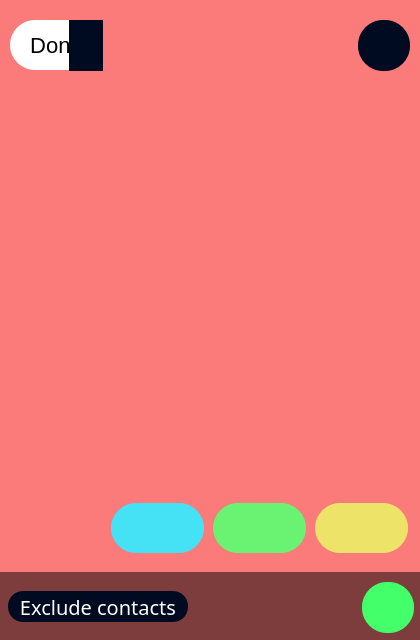
<?xml version="1.0" encoding="UTF-8"?>
<ui version="4.0">
 <class>AddStoryPage</class>
 <widget class="QDialog" name="AddStoryPage">
  <property name="geometry">
   <rect>
    <x>0</x>
    <y>0</y>
    <width>420</width>
    <height>640</height>
   </rect>
  </property>
  <property name="windowTitle">
   <string>MainWindow</string>
  </property>
  <property name="styleSheet">
   <string notr="true">background-color: rgb(255, 255, 255);</string>
  </property>
  <widget class="QStackedWidget" name="addStoryWindow">
   <property name="geometry">
    <rect>
     <x>0</x>
     <y>0</y>
     <width>420</width>
     <height>640</height>
    </rect>
   </property>
   <property name="frameShape">
    <enum>QFrame::Shape::NoFrame</enum>
   </property>
   <property name="currentIndex">
    <number>1</number>
   </property>
   <widget class="QWidget" name="mainPage">
    <widget class="QWidget" name="centralwidget" native="true">
     <property name="geometry">
      <rect>
       <x>0</x>
       <y>0</y>
       <width>420</width>
       <height>641</height>
      </rect>
     </property>
     <widget class="QWidget" name="widget" native="true">
      <property name="geometry">
       <rect>
        <x>0</x>
        <y>7</y>
        <width>420</width>
        <height>91</height>
       </rect>
      </property>
      <property name="sizePolicy">
       <sizepolicy hsizetype="Fixed" vsizetype="Fixed">
        <horstretch>0</horstretch>
        <verstretch>0</verstretch>
       </sizepolicy>
      </property>
      <layout class="QHBoxLayout" name="horizontalLayout">
       <property name="spacing">
        <number>28</number>
       </property>
       <item>
        <widget class="QToolButton" name="textChoice">
         <property name="minimumSize">
          <size>
           <width>0</width>
           <height>0</height>
          </size>
         </property>
         <property name="maximumSize">
          <size>
           <width>150</width>
           <height>96</height>
          </size>
         </property>
         <property name="cursor">
          <cursorShape>PointingHandCursor</cursorShape>
         </property>
         <property name="autoFillBackground">
          <bool>false</bool>
         </property>
         <property name="styleSheet">
          <string notr="true">QToolButton {
	font: 52pt &quot;Bell MT&quot;;
    background-color: #EAF3EB;
    border: 2px solid;
    border-radius: 25px;
    padding: 10px;
    font-size: 22px;
    color: black;
}
</string>
         </property>
         <property name="text">
          <string>Text</string>
         </property>
         <property name="icon">
          <iconset resource="../../assets.qrc">
           <normaloff>:/icons/T.png</normaloff>:/icons/T.png</iconset>
         </property>
         <property name="iconSize">
          <size>
           <width>20</width>
           <height>20</height>
          </size>
         </property>
         <property name="toolButtonStyle">
          <enum>Qt::ToolButtonStyle::ToolButtonTextUnderIcon</enum>
         </property>
        </widget>
       </item>
       <item>
        <widget class="QToolButton" name="mediaChoice">
         <property name="minimumSize">
          <size>
           <width>0</width>
           <height>0</height>
          </size>
         </property>
         <property name="maximumSize">
          <size>
           <width>150</width>
           <height>96</height>
          </size>
         </property>
         <property name="cursor">
          <cursorShape>PointingHandCursor</cursorShape>
         </property>
         <property name="styleSheet">
          <string notr="true">QToolButton {
	font: 52pt &quot;Bell MT&quot;;
    background-color: #EAF3EB;
    border: 2px solid;
    border-radius: 25px;
    padding: 10px;
    font-size: 22px;
    color: black;
}
</string>
         </property>
         <property name="text">
          <string>Media</string>
         </property>
         <property name="icon">
          <iconset resource="../../assets.qrc">
           <normaloff>:/icons/black-color-palette.png</normaloff>:/icons/black-color-palette.png</iconset>
         </property>
         <property name="iconSize">
          <size>
           <width>25</width>
           <height>25</height>
          </size>
         </property>
         <property name="toolButtonStyle">
          <enum>Qt::ToolButtonStyle::ToolButtonTextUnderIcon</enum>
         </property>
        </widget>
       </item>
      </layout>
     </widget>
     <widget class="QLabel" name="label">
      <property name="geometry">
       <rect>
        <x>140</x>
        <y>220</y>
        <width>150</width>
        <height>150</height>
       </rect>
      </property>
      <property name="text">
       <string/>
      </property>
      <property name="pixmap">
       <pixmap resource="../../assets.qrc">:/icons/art.png</pixmap>
      </property>
      <property name="scaledContents">
       <bool>true</bool>
      </property>
      <property name="alignment">
       <set>Qt::AlignmentFlag::AlignCenter</set>
      </property>
      <property name="textInteractionFlags">
       <set>Qt::TextInteractionFlag::LinksAccessibleByMouse</set>
      </property>
     </widget>
     <widget class="QLabel" name="label_2">
      <property name="geometry">
       <rect>
        <x>0</x>
        <y>381</y>
        <width>420</width>
        <height>48</height>
       </rect>
      </property>
      <property name="font">
       <font>
        <family>Bell MT</family>
        <pointsize>35</pointsize>
        <bold>false</bold>
       </font>
      </property>
      <property name="styleSheet">
       <string notr="true">color: rgb(173, 173, 173);</string>
      </property>
      <property name="text">
       <string>Create and express</string>
      </property>
      <property name="scaledContents">
       <bool>false</bool>
      </property>
      <property name="alignment">
       <set>Qt::AlignmentFlag::AlignCenter</set>
      </property>
     </widget>
    </widget>
   </widget>
   <widget class="QWidget" name="textPage">
    <widget class="QWidget" name="colorPalette" native="true">
     <property name="geometry">
      <rect>
       <x>0</x>
       <y>498</y>
       <width>420</width>
       <height>61</height>
      </rect>
     </property>
     <property name="styleSheet">
      <string notr="true">background-color: transparent;</string>
     </property>
     <layout class="QHBoxLayout" name="horizontalLayout_4">
      <property name="spacing">
       <number>0</number>
      </property>
      <property name="leftMargin">
       <number>0</number>
      </property>
      <property name="topMargin">
       <number>0</number>
      </property>
      <property name="rightMargin">
       <number>0</number>
      </property>
      <property name="bottomMargin">
       <number>0</number>
      </property>
      <item>
       <widget class="QPushButton" name="redButton">
        <property name="sizePolicy">
         <sizepolicy hsizetype="Minimum" vsizetype="Minimum">
          <horstretch>0</horstretch>
          <verstretch>0</verstretch>
         </sizepolicy>
        </property>
        <property name="minimumSize">
         <size>
          <width>93</width>
          <height>50</height>
         </size>
        </property>
        <property name="maximumSize">
         <size>
          <width>93</width>
          <height>50</height>
         </size>
        </property>
        <property name="cursor">
         <cursorShape>PointingHandCursor</cursorShape>
        </property>
        <property name="autoFillBackground">
         <bool>false</bool>
        </property>
        <property name="styleSheet">
         <string notr="true">QPushButton {
    background-color: #FB7A7A;
    border: 0px solid #FFFFFF;
    border-radius: 25px;
}
</string>
        </property>
        <property name="text">
         <string/>
        </property>
        <property name="iconSize">
         <size>
          <width>20</width>
          <height>20</height>
         </size>
        </property>
       </widget>
      </item>
      <item>
       <widget class="QPushButton" name="blueButton">
        <property name="sizePolicy">
         <sizepolicy hsizetype="Minimum" vsizetype="Minimum">
          <horstretch>0</horstretch>
          <verstretch>0</verstretch>
         </sizepolicy>
        </property>
        <property name="minimumSize">
         <size>
          <width>93</width>
          <height>50</height>
         </size>
        </property>
        <property name="maximumSize">
         <size>
          <width>93</width>
          <height>50</height>
         </size>
        </property>
        <property name="cursor">
         <cursorShape>PointingHandCursor</cursorShape>
        </property>
        <property name="autoFillBackground">
         <bool>false</bool>
        </property>
        <property name="styleSheet">
         <string notr="true">QPushButton {
    background-color: #44E2F4;
    border: 0px solid #FFFFFF;
    border-radius: 25px;
}
</string>
        </property>
        <property name="text">
         <string/>
        </property>
        <property name="iconSize">
         <size>
          <width>20</width>
          <height>20</height>
         </size>
        </property>
       </widget>
      </item>
      <item>
       <widget class="QPushButton" name="greenButton">
        <property name="sizePolicy">
         <sizepolicy hsizetype="Minimum" vsizetype="Minimum">
          <horstretch>0</horstretch>
          <verstretch>0</verstretch>
         </sizepolicy>
        </property>
        <property name="minimumSize">
         <size>
          <width>93</width>
          <height>50</height>
         </size>
        </property>
        <property name="maximumSize">
         <size>
          <width>93</width>
          <height>50</height>
         </size>
        </property>
        <property name="cursor">
         <cursorShape>PointingHandCursor</cursorShape>
        </property>
        <property name="autoFillBackground">
         <bool>false</bool>
        </property>
        <property name="styleSheet">
         <string notr="true">QPushButton {
    background-color: #6AF273;
    border: 0px solid #FFFFFF;
    border-radius: 25px;
}
</string>
        </property>
        <property name="text">
         <string/>
        </property>
        <property name="iconSize">
         <size>
          <width>20</width>
          <height>20</height>
         </size>
        </property>
       </widget>
      </item>
      <item>
       <widget class="QPushButton" name="yellowButton">
        <property name="sizePolicy">
         <sizepolicy hsizetype="Minimum" vsizetype="Minimum">
          <horstretch>0</horstretch>
          <verstretch>0</verstretch>
         </sizepolicy>
        </property>
        <property name="minimumSize">
         <size>
          <width>93</width>
          <height>50</height>
         </size>
        </property>
        <property name="maximumSize">
         <size>
          <width>93</width>
          <height>50</height>
         </size>
        </property>
        <property name="cursor">
         <cursorShape>PointingHandCursor</cursorShape>
        </property>
        <property name="autoFillBackground">
         <bool>false</bool>
        </property>
        <property name="styleSheet">
         <string notr="true">QPushButton {
    background-color: #EEE369;
    border: 0px solid #FFFFFF;
    border-radius: 25px;
}
</string>
        </property>
        <property name="text">
         <string/>
        </property>
        <property name="iconSize">
         <size>
          <width>20</width>
          <height>20</height>
         </size>
        </property>
       </widget>
      </item>
     </layout>
     <zorder>redButton</zorder>
     <zorder>greenButton</zorder>
     <zorder>yellowButton</zorder>
     <zorder>blueButton</zorder>
    </widget>
    <widget class="QWidget" name="lowerButtonsHbox" native="true">
     <property name="geometry">
      <rect>
       <x>0</x>
       <y>572</y>
       <width>420</width>
       <height>68</height>
      </rect>
     </property>
     <property name="styleSheet">
      <string notr="true">background-color: rgba(0, 0, 0, 128);</string>
     </property>
     <layout class="QHBoxLayout" name="horizontalLayout_13">
      <property name="spacing">
       <number>162</number>
      </property>
     </layout>
    </widget>
    <widget class="QToolButton" name="publishButton">
     <property name="geometry">
      <rect>
       <x>362</x>
       <y>582</y>
       <width>52</width>
       <height>51</height>
      </rect>
     </property>
     <property name="minimumSize">
      <size>
       <width>34</width>
       <height>24</height>
      </size>
     </property>
     <property name="maximumSize">
      <size>
       <width>52</width>
       <height>51</height>
      </size>
     </property>
     <property name="cursor">
      <cursorShape>PointingHandCursor</cursorShape>
     </property>
     <property name="autoFillBackground">
      <bool>false</bool>
     </property>
     <property name="styleSheet">
      <string notr="true">QToolButton {
	background-color: rgba(67, 255, 105, 255);
    border: none;
    border-radius: 25px;
}
</string>
     </property>
     <property name="text">
      <string/>
     </property>
     <property name="icon">
      <iconset resource="../../assets.qrc">
       <normaloff>:/icons/blackSend.png</normaloff>:/icons/blackSend.png</iconset>
     </property>
     <property name="iconSize">
      <size>
       <width>20</width>
       <height>20</height>
      </size>
     </property>
     <property name="toolButtonStyle">
      <enum>Qt::ToolButtonStyle::ToolButtonIconOnly</enum>
     </property>
    </widget>
    <widget class="QToolButton" name="excludeContacts">
     <property name="geometry">
      <rect>
       <x>8</x>
       <y>591</y>
       <width>180</width>
       <height>31</height>
      </rect>
     </property>
     <property name="sizePolicy">
      <sizepolicy hsizetype="Minimum" vsizetype="Minimum">
       <horstretch>0</horstretch>
       <verstretch>0</verstretch>
      </sizepolicy>
     </property>
     <property name="minimumSize">
      <size>
       <width>0</width>
       <height>0</height>
      </size>
     </property>
     <property name="maximumSize">
      <size>
       <width>180</width>
       <height>31</height>
      </size>
     </property>
     <property name="font">
      <font>
       <family>Product Sans Medium</family>
       <pointsize>-1</pointsize>
       <italic>false</italic>
       <fontweight>Medium</fontweight>
      </font>
     </property>
     <property name="cursor">
      <cursorShape>PointingHandCursor</cursorShape>
     </property>
     <property name="autoFillBackground">
      <bool>false</bool>
     </property>
     <property name="styleSheet">
      <string notr="true">QToolButton {
	background-color: rgb(0, 10, 33);
	font: 500 5pt &quot;Product Sans Medium&quot;;
    border: none;
    border-radius: 15px;
    font-size: 20px;
    color: white;
}
</string>
     </property>
     <property name="text">
      <string>Exclude contacts</string>
     </property>
     <property name="iconSize">
      <size>
       <width>20</width>
       <height>20</height>
      </size>
     </property>
     <property name="toolButtonStyle">
      <enum>Qt::ToolButtonStyle::ToolButtonTextUnderIcon</enum>
     </property>
    </widget>
    <widget class="QWidget" name="screen" native="true">
     <property name="geometry">
      <rect>
       <x>0</x>
       <y>0</y>
       <width>420</width>
       <height>731</height>
      </rect>
     </property>
     <layout class="QVBoxLayout" name="verticalLayout_3">
      <property name="spacing">
       <number>0</number>
      </property>
      <property name="leftMargin">
       <number>0</number>
      </property>
      <property name="topMargin">
       <number>0</number>
      </property>
      <property name="rightMargin">
       <number>0</number>
      </property>
      <property name="bottomMargin">
       <number>0</number>
      </property>
      <item>
       <widget class="QWidget" name="buttonsHbox" native="true">
        <property name="sizePolicy">
         <sizepolicy hsizetype="Expanding" vsizetype="Fixed">
          <horstretch>0</horstretch>
          <verstretch>0</verstretch>
         </sizepolicy>
        </property>
        <property name="minimumSize">
         <size>
          <width>420</width>
          <height>91</height>
         </size>
        </property>
        <property name="maximumSize">
         <size>
          <width>420</width>
          <height>91</height>
         </size>
        </property>
        <property name="styleSheet">
         <string notr="true">background-color: #FB7A7A;</string>
        </property>
        <layout class="QHBoxLayout" name="horizontalLayout_6">
         <property name="spacing">
          <number>245</number>
         </property>
         <property name="leftMargin">
          <number>0</number>
         </property>
         <property name="topMargin">
          <number>0</number>
         </property>
         <property name="rightMargin">
          <number>0</number>
         </property>
         <property name="bottomMargin">
          <number>0</number>
         </property>
         <item>
          <widget class="QWidget" name="doneAndExit" native="true">
           <property name="sizePolicy">
            <sizepolicy hsizetype="Minimum" vsizetype="Expanding">
             <horstretch>0</horstretch>
             <verstretch>0</verstretch>
            </sizepolicy>
           </property>
           <property name="minimumSize">
            <size>
             <width>0</width>
             <height>91</height>
            </size>
           </property>
           <property name="maximumSize">
            <size>
             <width>93</width>
             <height>91</height>
            </size>
           </property>
           <property name="layoutDirection">
            <enum>Qt::LayoutDirection::LeftToRight</enum>
           </property>
           <property name="styleSheet">
            <string notr="true">background-color: #FB7A7A;</string>
           </property>
           <layout class="QHBoxLayout" name="horizontalLayout_14">
            <property name="spacing">
             <number>0</number>
            </property>
            <property name="leftMargin">
             <number>0</number>
            </property>
            <property name="topMargin">
             <number>0</number>
            </property>
            <property name="rightMargin">
             <number>0</number>
            </property>
            <property name="bottomMargin">
             <number>0</number>
            </property>
            <item>
             <widget class="QToolButton" name="doneButton">
              <property name="sizePolicy">
               <sizepolicy hsizetype="Minimum" vsizetype="Minimum">
                <horstretch>0</horstretch>
                <verstretch>0</verstretch>
               </sizepolicy>
              </property>
              <property name="minimumSize">
               <size>
                <width>93</width>
                <height>50</height>
               </size>
              </property>
              <property name="maximumSize">
               <size>
                <width>93</width>
                <height>50</height>
               </size>
              </property>
              <property name="cursor">
               <cursorShape>PointingHandCursor</cursorShape>
              </property>
              <property name="autoFillBackground">
               <bool>false</bool>
              </property>
              <property name="styleSheet">
               <string notr="true">QToolButton {
	font: 500 9pt &quot;Product Sans Medium&quot;;
    background-color: #FFF;
    border: none;
    border-radius: 25px;
    font-size: 22px;
    color: black;
}
</string>
              </property>
              <property name="text">
               <string>Done</string>
              </property>
              <property name="iconSize">
               <size>
                <width>20</width>
                <height>20</height>
               </size>
              </property>
              <property name="toolButtonStyle">
               <enum>Qt::ToolButtonStyle::ToolButtonTextUnderIcon</enum>
              </property>
             </widget>
            </item>
            <item>
             <widget class="QToolButton" name="closeButton">
              <property name="minimumSize">
               <size>
                <width>34</width>
                <height>24</height>
               </size>
              </property>
              <property name="maximumSize">
               <size>
                <width>52</width>
                <height>51</height>
               </size>
              </property>
              <property name="cursor">
               <cursorShape>PointingHandCursor</cursorShape>
              </property>
              <property name="layoutDirection">
               <enum>Qt::LayoutDirection::LeftToRight</enum>
              </property>
              <property name="autoFillBackground">
               <bool>false</bool>
              </property>
              <property name="styleSheet">
               <string notr="true">QToolButton {
	background-color: rgb(0, 10, 33);
    border: none;
    border-radius: 25px;
}
</string>
              </property>
              <property name="text">
               <string/>
              </property>
              <property name="icon">
               <iconset resource="../../assets.qrc">
                <normaloff>:/icons/whiteclose.png</normaloff>:/icons/whiteclose.png</iconset>
              </property>
              <property name="iconSize">
               <size>
                <width>30</width>
                <height>30</height>
               </size>
              </property>
              <property name="toolButtonStyle">
               <enum>Qt::ToolButtonStyle::ToolButtonIconOnly</enum>
              </property>
             </widget>
            </item>
           </layout>
          </widget>
         </item>
         <item>
          <widget class="QToolButton" name="paletteButton">
           <property name="minimumSize">
            <size>
             <width>34</width>
             <height>24</height>
            </size>
           </property>
           <property name="maximumSize">
            <size>
             <width>52</width>
             <height>51</height>
            </size>
           </property>
           <property name="cursor">
            <cursorShape>PointingHandCursor</cursorShape>
           </property>
           <property name="autoFillBackground">
            <bool>false</bool>
           </property>
           <property name="styleSheet">
            <string notr="true">QToolButton {
	background-color: rgb(0, 10, 33);
    border: none;
    border-radius: 25px;
}
</string>
           </property>
           <property name="text">
            <string/>
           </property>
           <property name="icon">
            <iconset resource="../../assets.qrc">
             <normaloff>:/icons/color-palette.png</normaloff>:/icons/color-palette.png</iconset>
           </property>
           <property name="iconSize">
            <size>
             <width>20</width>
             <height>20</height>
            </size>
           </property>
           <property name="toolButtonStyle">
            <enum>Qt::ToolButtonStyle::ToolButtonIconOnly</enum>
           </property>
          </widget>
         </item>
        </layout>
       </widget>
      </item>
      <item>
       <widget class="QWidget" name="textArea" native="true">
        <property name="minimumSize">
         <size>
          <width>420</width>
          <height>640</height>
         </size>
        </property>
        <property name="maximumSize">
         <size>
          <width>420</width>
          <height>640</height>
         </size>
        </property>
        <property name="styleSheet">
         <string notr="true">background-color: #FB7A7A;</string>
        </property>
        <layout class="QVBoxLayout" name="verticalLayout_4">
         <item>
          <spacer name="verticalSpacer">
           <property name="orientation">
            <enum>Qt::Orientation::Vertical</enum>
           </property>
           <property name="sizeType">
            <enum>QSizePolicy::Policy::Minimum</enum>
           </property>
           <property name="sizeHint" stdset="0">
            <size>
             <width>20</width>
             <height>49</height>
            </size>
           </property>
          </spacer>
         </item>
         <item>
          <widget class="QTextEdit" name="storyText">
           <property name="font">
            <font>
             <family>Product Sans Medium</family>
             <pointsize>26</pointsize>
            </font>
           </property>
           <property name="styleSheet">
            <string notr="true">background-color: #FB7A7A;
color: rgb(255, 255, 255);</string>
           </property>
           <property name="frameShape">
            <enum>QFrame::Shape::NoFrame</enum>
           </property>
           <property name="verticalScrollBarPolicy">
            <enum>Qt::ScrollBarPolicy::ScrollBarAlwaysOff</enum>
           </property>
           <property name="horizontalScrollBarPolicy">
            <enum>Qt::ScrollBarPolicy::ScrollBarAlwaysOff</enum>
           </property>
           <property name="html">
            <string>&lt;!DOCTYPE HTML PUBLIC &quot;-//W3C//DTD HTML 4.0//EN&quot; &quot;http://www.w3.org/TR/REC-html40/strict.dtd&quot;&gt;
&lt;html&gt;&lt;head&gt;&lt;meta name=&quot;qrichtext&quot; content=&quot;1&quot; /&gt;&lt;meta charset=&quot;utf-8&quot; /&gt;&lt;style type=&quot;text/css&quot;&gt;
p, li { white-space: pre-wrap; }
hr { height: 1px; border-width: 0; }
li.unchecked::marker { content: &quot;\2610&quot;; }
li.checked::marker { content: &quot;\2612&quot;; }
&lt;/style&gt;&lt;/head&gt;&lt;body style=&quot; font-family:'Product Sans Medium'; font-size:26pt; font-weight:400; font-style:normal;&quot;&gt;
&lt;p style=&quot;-qt-paragraph-type:empty; margin-top:0px; margin-bottom:0px; margin-left:0px; margin-right:0px; -qt-block-indent:0; text-indent:0px;&quot;&gt;&lt;br /&gt;&lt;/p&gt;&lt;/body&gt;&lt;/html&gt;</string>
           </property>
           <property name="placeholderText">
            <string/>
           </property>
          </widget>
         </item>
         <item>
          <spacer name="verticalSpacer2">
           <property name="orientation">
            <enum>Qt::Orientation::Vertical</enum>
           </property>
           <property name="sizeHint" stdset="0">
            <size>
             <width>20</width>
             <height>40</height>
            </size>
           </property>
          </spacer>
         </item>
        </layout>
       </widget>
      </item>
     </layout>
    </widget>
    <zorder>screen</zorder>
    <zorder>colorPalette</zorder>
    <zorder>lowerButtonsHbox</zorder>
    <zorder>publishButton</zorder>
    <zorder>excludeContacts</zorder>
   </widget>
   <widget class="QWidget" name="mediaPage">
    <widget class="QToolButton" name="closeMedia">
     <property name="geometry">
      <rect>
       <x>14</x>
       <y>20</y>
       <width>51</width>
       <height>51</height>
      </rect>
     </property>
     <property name="minimumSize">
      <size>
       <width>34</width>
       <height>24</height>
      </size>
     </property>
     <property name="maximumSize">
      <size>
       <width>52</width>
       <height>51</height>
      </size>
     </property>
     <property name="cursor">
      <cursorShape>PointingHandCursor</cursorShape>
     </property>
     <property name="layoutDirection">
      <enum>Qt::LayoutDirection::LeftToRight</enum>
     </property>
     <property name="autoFillBackground">
      <bool>false</bool>
     </property>
     <property name="styleSheet">
      <string notr="true">QToolButton {
	background-color: rgb(0, 10, 33);
    border: none;
    border-radius: 25px;
}
</string>
     </property>
     <property name="text">
      <string/>
     </property>
     <property name="icon">
      <iconset resource="../../assets.qrc">
       <normaloff>:/icons/whiteclose.png</normaloff>:/icons/whiteclose.png</iconset>
     </property>
     <property name="iconSize">
      <size>
       <width>30</width>
       <height>30</height>
      </size>
     </property>
     <property name="toolButtonStyle">
      <enum>Qt::ToolButtonStyle::ToolButtonIconOnly</enum>
     </property>
    </widget>
    <widget class="QLabel" name="mediaLabel">
     <property name="geometry">
      <rect>
       <x>0</x>
       <y>0</y>
       <width>420</width>
       <height>640</height>
      </rect>
     </property>
     <property name="styleSheet">
      <string notr="true">background-color: rgb(0, 0, 0);</string>
     </property>
     <property name="text">
      <string/>
     </property>
     <property name="pixmap">
      <pixmap>../../../../../Downloads/so-did-i-miss-it-or-was-this-never-explained-v0-fz0txu9r02hd1.png</pixmap>
     </property>
     <property name="alignment">
      <set>Qt::AlignmentFlag::AlignCenter</set>
     </property>
    </widget>
    <widget class="QWidget" name="lowerButtonsHbox_2" native="true">
     <property name="geometry">
      <rect>
       <x>0</x>
       <y>572</y>
       <width>420</width>
       <height>68</height>
      </rect>
     </property>
     <property name="styleSheet">
      <string notr="true">background-color: rgba(0, 0, 0, 128);</string>
     </property>
     <layout class="QHBoxLayout" name="horizontalLayout_15">
      <property name="spacing">
       <number>162</number>
      </property>
     </layout>
    </widget>
    <widget class="QToolButton" name="excludeContactsFromMedia">
     <property name="geometry">
      <rect>
       <x>8</x>
       <y>591</y>
       <width>180</width>
       <height>31</height>
      </rect>
     </property>
     <property name="sizePolicy">
      <sizepolicy hsizetype="Minimum" vsizetype="Minimum">
       <horstretch>0</horstretch>
       <verstretch>0</verstretch>
      </sizepolicy>
     </property>
     <property name="minimumSize">
      <size>
       <width>0</width>
       <height>0</height>
      </size>
     </property>
     <property name="maximumSize">
      <size>
       <width>180</width>
       <height>31</height>
      </size>
     </property>
     <property name="font">
      <font>
       <family>Product Sans Medium</family>
       <pointsize>-1</pointsize>
       <italic>false</italic>
       <fontweight>Medium</fontweight>
      </font>
     </property>
     <property name="cursor">
      <cursorShape>PointingHandCursor</cursorShape>
     </property>
     <property name="autoFillBackground">
      <bool>false</bool>
     </property>
     <property name="styleSheet">
      <string notr="true">QToolButton {
	background-color: rgb(0, 10, 33);
	font: 500 5pt &quot;Product Sans Medium&quot;;
    border: none;
    border-radius: 15px;
    font-size: 20px;
    color: white;
}
</string>
     </property>
     <property name="text">
      <string>Exclude contacts</string>
     </property>
     <property name="iconSize">
      <size>
       <width>20</width>
       <height>20</height>
      </size>
     </property>
     <property name="toolButtonStyle">
      <enum>Qt::ToolButtonStyle::ToolButtonTextUnderIcon</enum>
     </property>
    </widget>
    <widget class="QToolButton" name="publishMedia">
     <property name="geometry">
      <rect>
       <x>362</x>
       <y>582</y>
       <width>52</width>
       <height>51</height>
      </rect>
     </property>
     <property name="minimumSize">
      <size>
       <width>34</width>
       <height>24</height>
      </size>
     </property>
     <property name="maximumSize">
      <size>
       <width>52</width>
       <height>51</height>
      </size>
     </property>
     <property name="cursor">
      <cursorShape>PointingHandCursor</cursorShape>
     </property>
     <property name="autoFillBackground">
      <bool>false</bool>
     </property>
     <property name="styleSheet">
      <string notr="true">QToolButton {
	background-color: rgba(67, 255, 105, 255);
    border: none;
    border-radius: 25px;
}
</string>
     </property>
     <property name="text">
      <string/>
     </property>
     <property name="icon">
      <iconset resource="../../assets.qrc">
       <normaloff>:/icons/blackSend.png</normaloff>:/icons/blackSend.png</iconset>
     </property>
     <property name="iconSize">
      <size>
       <width>20</width>
       <height>20</height>
      </size>
     </property>
     <property name="toolButtonStyle">
      <enum>Qt::ToolButtonStyle::ToolButtonIconOnly</enum>
     </property>
    </widget>
    <widget class="QTextEdit" name="mediaCaption">
     <property name="geometry">
      <rect>
       <x>40</x>
       <y>539</y>
       <width>371</width>
       <height>31</height>
      </rect>
     </property>
     <property name="sizePolicy">
      <sizepolicy hsizetype="Expanding" vsizetype="Expanding">
       <horstretch>0</horstretch>
       <verstretch>0</verstretch>
      </sizepolicy>
     </property>
     <property name="font">
      <font>
       <family>Product Sans Medium</family>
       <pointsize>14</pointsize>
       <italic>false</italic>
       <fontweight>Medium</fontweight>
      </font>
     </property>
     <property name="styleSheet">
      <string notr="true">QTextEdit {
	background-color: rgb(0, 10, 33);
	font: 500 14pt &quot;Product Sans Medium&quot;;
    border: none;
    border-radius: 15px;
    color: white;
}
QScrollBar:vertical {
    border: none;
    background: #f0f0f0;
    width: 10px;
    margin: 0px 0px 0px 0px;
}</string>
     </property>
     <property name="html">
      <string>&lt;!DOCTYPE HTML PUBLIC &quot;-//W3C//DTD HTML 4.0//EN&quot; &quot;http://www.w3.org/TR/REC-html40/strict.dtd&quot;&gt;
&lt;html&gt;&lt;head&gt;&lt;meta name=&quot;qrichtext&quot; content=&quot;1&quot; /&gt;&lt;meta charset=&quot;utf-8&quot; /&gt;&lt;style type=&quot;text/css&quot;&gt;
p, li { white-space: pre-wrap; }
hr { height: 1px; border-width: 0; }
li.unchecked::marker { content: &quot;\2610&quot;; }
li.checked::marker { content: &quot;\2612&quot;; }
&lt;/style&gt;&lt;/head&gt;&lt;body style=&quot; font-family:'Product Sans Medium'; font-size:14pt; font-weight:500; font-style:normal;&quot;&gt;
&lt;p style=&quot;-qt-paragraph-type:empty; margin-top:0px; margin-bottom:0px; margin-left:0px; margin-right:0px; -qt-block-indent:0; text-indent:0px; font-size:10px;&quot;&gt;&lt;br /&gt;&lt;/p&gt;&lt;/body&gt;&lt;/html&gt;</string>
     </property>
     <property name="placeholderText">
      <string>Add a caption...</string>
     </property>
    </widget>
    <widget class="QToolButton" name="selectAnotherMedia">
     <property name="geometry">
      <rect>
       <x>5</x>
       <y>539</y>
       <width>34</width>
       <height>31</height>
      </rect>
     </property>
     <property name="minimumSize">
      <size>
       <width>34</width>
       <height>24</height>
      </size>
     </property>
     <property name="maximumSize">
      <size>
       <width>52</width>
       <height>51</height>
      </size>
     </property>
     <property name="cursor">
      <cursorShape>PointingHandCursor</cursorShape>
     </property>
     <property name="layoutDirection">
      <enum>Qt::LayoutDirection::LeftToRight</enum>
     </property>
     <property name="autoFillBackground">
      <bool>false</bool>
     </property>
     <property name="styleSheet">
      <string notr="true">QToolButton {
	background-color: rgb(0, 10, 33);
    border: none;
    border-radius: 15px;
}
</string>
     </property>
     <property name="text">
      <string/>
     </property>
     <property name="icon">
      <iconset resource="../../assets.qrc">
       <normaloff>:/icons/folder.png</normaloff>:/icons/folder.png</iconset>
     </property>
     <property name="iconSize">
      <size>
       <width>20</width>
       <height>20</height>
      </size>
     </property>
     <property name="toolButtonStyle">
      <enum>Qt::ToolButtonStyle::ToolButtonIconOnly</enum>
     </property>
    </widget>
    <zorder>mediaLabel</zorder>
    <zorder>closeMedia</zorder>
    <zorder>lowerButtonsHbox_2</zorder>
    <zorder>excludeContactsFromMedia</zorder>
    <zorder>publishMedia</zorder>
    <zorder>mediaCaption</zorder>
    <zorder>selectAnotherMedia</zorder>
   </widget>
  </widget>
 </widget>
 <resources>
  <include location="../../assets.qrc"/>
 </resources>
 <connections/>
</ui>
